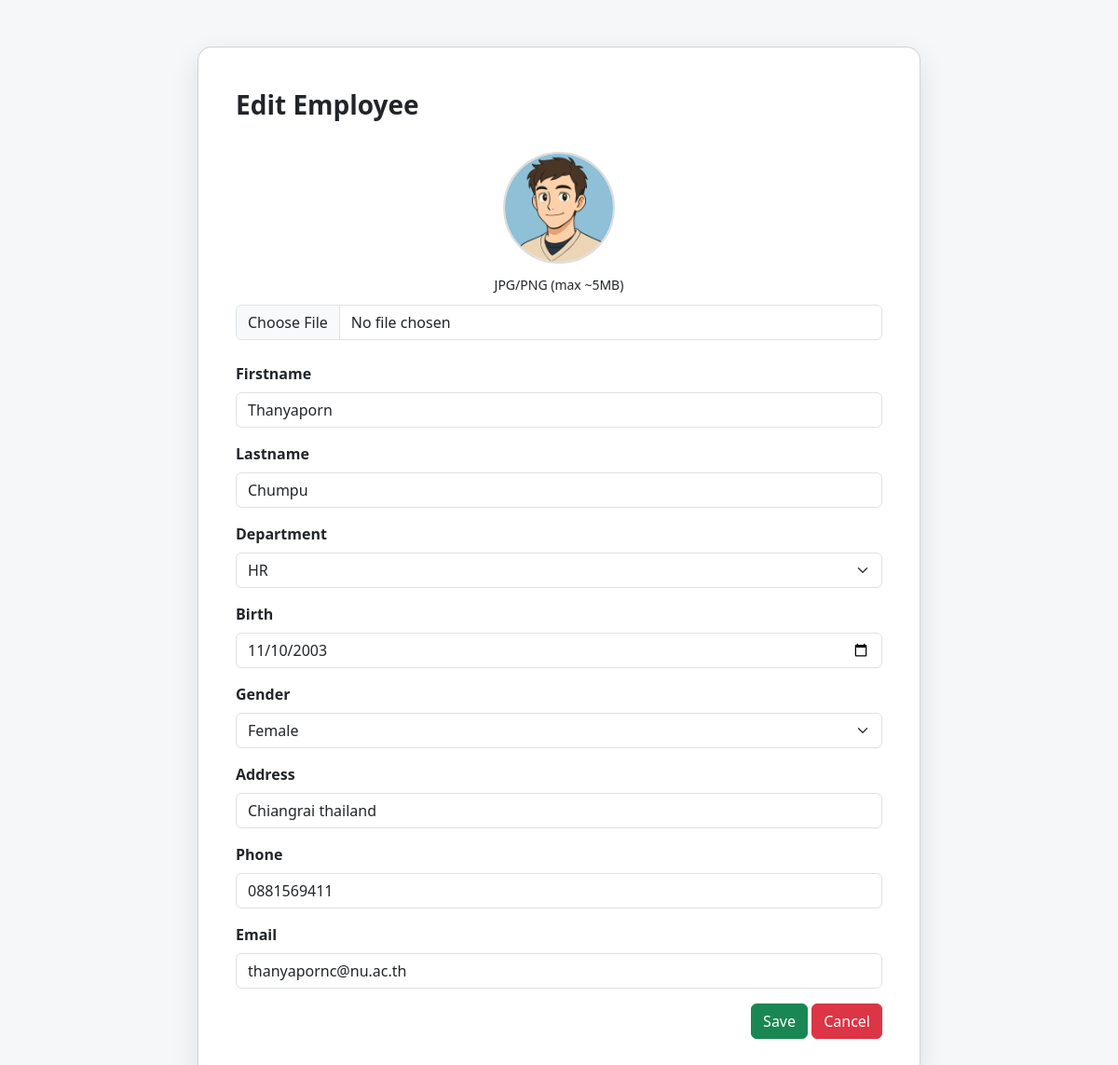
/edit_employee.php?id=1013 (signed in), run on the app's committed database.
### tables this page shows
CREATE TABLE `employee` (
  `emp_id` int(11) NOT NULL,
  `fname` varchar(50) NOT NULL,
  `lname` varchar(50) NOT NULL,
  `dep` int(11) DEFAULT NULL,
  `sex` varchar(20) NOT NULL,
  `birth` date NOT NULL,
  `email` varchar(50) NOT NULL,
  `phone` varchar(10) NOT NULL,
  `address` varchar(300) NOT NULL,
  `image_path` varchar(255) NOT NULL
);

CREATE TABLE `department` (
  `dep_id` int(11) NOT NULL,
  `dname` varchar(30) NOT NULL
);

### edit_employee.php (the view, shortened to what this page needs)
<?php
$employeeId = (int)$_GET['id'];
$host = "localhost";
$usersname = "root";
$password = "";
$database = "data_time";
$conn = new mysqli($host, $usersname, $password, $database);
$sql = "SELECT * FROM employee WHERE emp_id = ?";
$stmt = $conn->prepare($sql);
$stmt->bind_param("i", $employeeId);
$stmt->execute();
$row = $stmt->get_result()->fetch_assoc();
$dsql = "SELECT dep_id, dname FROM department ORDER BY dname ASC";
$dresult = $conn->query($dsql);
?>
<!DOCTYPE html>
<html lang="en">
<head>
  <link href="https://cdn.jsdelivr.net/npm/bootstrap@5.3.0/dist/css/bootstrap.min.css" rel="stylesheet">
</head>
<body>
<div class="container">
  <div class="card">
    <div class="title">Edit Employee</div>
    <form action="update_employee.php" method="post" enctype="multipart/form-data">
      <div class="img-box">
        <?php
          $img = !empty($row['image_path']) ? $row['image_path'] : 'uploads/default.jpg';
        ?>
        <img id="previewImage" src="<?= htmlspecialchars($img) ?>" alt="profile" class="profile-img" />
        <div><small>JPG/PNG (max ~5MB)</small></div>
        <input type="file" name="image" class="form-control" accept="image/*" onchange="previewFile(event)">
      </div>
      <div class="mb-3">
        <label class="form-label">Firstname</label>
        <input type="text" name="fname" class="form-control" value="<?= htmlspecialchars($row['fname']) ?>" required>
      </div>
      <div class="mb-3">
        <label class="form-label">Lastname</label>
        <input type="text" name="lname" class="form-control" value="<?= htmlspecialchars($row['lname']) ?>" required>
      </div>
      <div class="mb-3">
        <label class="form-label">Department</label>
        <select name="dep" class="form-select" required>
          <?php while ($d = $dresult->fetch_assoc()) { ?>
            <option value="<?= (int)$d['dep_id'] ?>" <?= ($row['dep']==$d['dep_id'])?'selected':'' ?>>
              <?= htmlspecialchars($d['dname']) ?>
            </option>
          <?php } ?>
        </select>
      </div>
      <div class="mb-3">
        <label class="form-label">Birth</label>
        <input type="date" name="birth" class="form-control" value="<?= htmlspecialchars($row['birth']) ?>" required>
      </div>
      <div class="mb-3">
        <label class="form-label">Gender</label>
        <select name="sex" class="form-select" required>
          <option value="Female" <?= ($row['sex']==='Female')?'selected':'' ?>>Female</option>
        </select>
      </div>
      <div class="mb-3">
        <label class="form-label">Address</label>
        <input type="text" name="address" class="form-control" value="<?= htmlspecialchars($row['address']) ?>" required>
      </div>
      <div class="mb-3">
        <label class="form-label">Phone</label>
        <input type="text" name="phone" class="form-control" value="<?= htmlspecialchars($row['phone']) ?>" required>
      </div>
      <div class="mb-3">
        <label class="form-label">Email</label>
        <input type="email" name="email" class="form-control" value="<?= htmlspecialchars($row['email']) ?>" required>
      </div>
      <div class="text-end">
        <button type="submit" class="btn btn-success">Save</button>
        <a href="reportemployee.php" class="btn btn-danger">Cancel</a>
      </div>
    </form>
  </div>
</div>
</body>
</html>

### edit_employee.php (style rules this page uses)
body { background:#f6f7f9 }
.container { max-width:800px;margin-top:50px }
.card { border-radius:15px;padding:40px;box-shadow:0 10px 30px rgba(0,0,0,.1) }
.title { font-weight:700;font-size:28px;margin-bottom:30px }
.form-label { font-weight:600 }
.profile-img { width:120px;height:120px;object-fit:cover;border-radius:50%;border:2px solid #ddd }
.img-box { display:flex;flex-direction:column;align-items:center;gap:10px;margin-bottom:24px }

### data on the page
employee: image_path (picture), fname "Thanyaporn", lname "Chumpu", dep "HR", birth "11/10/2003", sex "Female", address "Chiangrai thailand", phone "0881569411", email "thanyapornc@nu.ac.th"
